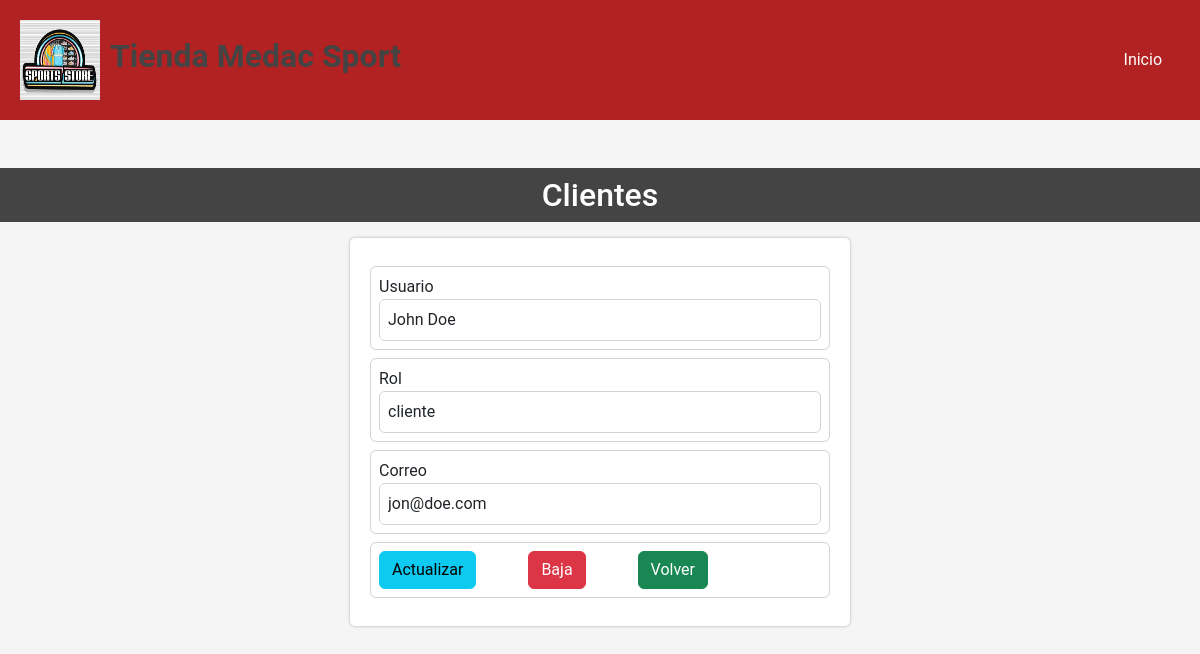
The app's page /mantenimiento/usuarios.php?id=27 (signed in) with its own data.
### tables this page shows
CREATE TABLE `usuarios` (
  `id` int(11) NOT NULL,
  `usuario` varchar(250) NOT NULL,
  `pass` varchar(100) NOT NULL,
  `roles` enum('cliente','administrador') DEFAULT 'cliente',
  `correo` varchar(100) NOT NULL
);

### servicios/modelo/database.php (called while the page is built, shortened)
<?php
class Database{
    public function __construct(){
        try{
            $dsn = "mysql:host=localhost; dbname=carritocompra; charset=UTF8";
            $this->conexion = new PDO($dsn, "root", "");
        }
        catch(PDOException $e){
            echo "Error: ".$e->getMessage();
        }
    }
}

### servicios/modelo/usuariomodel.php (called while the page is built, shortened)
<?php
require_once("database.php");
class Usuarios extends Database{
    public function consultaUsuarios($idusuario){
        try{
            if($idusuario==0){
                $sql="SELECT * FROM usuarios ORDER BY usuario ASC";
            }else{
                $sql="SELECT * FROM usuarios WHERE id = $idusuario";
            }
            $stmt=$this->conexion->query($sql);
            if($idusuario==0){
                $tablausuarios=$stmt->fetchAll(PDO::FETCH_ASSOC);
            }else{
                $tablausuarios=$stmt->fetch(PDO::FETCH_ASSOC);
            }
            return $tablausuarios;
        }catch(PDOException $e){
            return array('codigo'=>'99','mensaje'=>'Error: '.$e->getMessage());
        }
    }
}

### mantenimiento/usuarios.php (the view, shortened to what this page needs)
<?php
include("../servicios/modelo/usuariomodel.php");
try {
    $usuario = new Usuarios();
    $id = 0;
    $usuarios = $usuario->consultaUsuarios($id);
    if (isset($_GET['id'])) {
        $id = $_GET['id'];
        $usuarios = $usuario->consultaUsuarios($id);
    }
} catch (Exception $e) {
    $mensajes = $e->getMessage();
}
?>
<!DOCTYPE html>
<html lang="en">
<head>
    <link rel="stylesheet" href="https://cdn.jsdelivr.net/npm/bootstrap@5.2.3/dist/css/bootstrap.min.css" />
    <link rel="stylesheet" href="../css/style.css" />
</head>
<body>
    <header class="header">
        <div class="header-top">
            <img src="../img/tiendalogo.jpg" alt="logo" class="logo" width="50px" height="50px" />
            <h1>Tienda Medac Sport</h1>
        </div>
        <nav>
            <a href="mantenimiento.php">Inicio</a>
        </nav>
    </header>
    <h2>Clientes</h2>
    <div class="contenedor">
        <?php if (!isset($_GET['id'])) : ?>
            <table class="tabla">
                <thead>
                    <tr>
                        <th>ID</th>
                        <th>Usuario</th>
                        <th>Contraseña</th>
                        <th>Rol</th>
                        <th>Correo</th>
                        <th>Editar</th>
                    </tr>
                </thead>
                <tbody>
                    <?php foreach ($usuarios as $usuario) : ?>
                        <tr>
                            <td><?php echo $usuario['id']; ?></td>
                            <td><?php echo $usuario['usuario']; ?></td>
                            <td><?php echo $usuario['pass']; ?></td>
                            <td><?php echo $usuario['roles']; ?></td>
                            <td><?php echo $usuario['correo']; ?></td>
                            <td><a href="usuarios.php?id=<?php echo $usuario['id']; ?>">Editar</a></td>
                        </tr>
                    <?php endforeach; ?>
                </tbody>
            </table>
        <?php else : ?>
            <form action="#" method="post" class="form">
                <div class="form-control p-2 mt-2">
                    <label for="usuario">Usuario</label>
                    <input type="text" name="usuario" id="usuario" value="<?php echo $usuarios['usuario'] ?? null; ?>" class="form-control">
                </div>
                <div class="form-control p-2 mt-2">
                    <label for="roles">Rol</label>
                    <input type="text" name="roles" id="roles" value="<?php echo $usuarios['roles'] ?? null; ?>" class="form-control">
                </div>
                <div class="form-control p-2 mt-2">
                    <label for="correo">Correo</label>
                    <input type="email" name="correo" id="correo" value="<?php echo $usuarios['correo'] ?? null; ?>" class="form-control">
                </div>
                <div class="form-control p-2 mt-2">
                    <button type="submit" name="actualizar" class=" btn btn-info me-5">Actualizar</button>
                    <button type="submit" name="baja" class=" btn btn-danger me-5">Baja</button>
                    <a href="usuarios.php" class="btn btn-success">Volver</a>
                </div>
            </form>
        <?php endif; ?>
    </div>
</body>
</html>

### css/style.css (style rules this page uses)
* { margin: 0; padding: 0; box-sizing: border-box; }
body { font-family: 'Roboto', sans-serif; background-color: #f5f5f5; user-select: none; }
.header { width: 100%; display: flex; justify-content: space-between; align-items: center; padding: 20px; background-color: firebrick; margin-bottom: 3rem; }
.header .header-top { display: flex; justify-content: center; align-items: center; }
.header .header-top h1 { color: #444; font-size: 2rem; font-weight: bold; }
.header .header-top img { width: 80px; height: 80px; margin-right: 10px; }
.header nav a { color: #fff; text-decoration: none; margin: 0 10px; cursor: pointer; }
.form { width: 100%; max-width: 500px; margin: 0 auto; padding: 20px; background-color: #fff; border-radius: 5px; box-shadow: 0 0 3px rgba(0,0,0,0.3); }
.contenedor { width: 100%; margin:0 auto; }
h2 { text-align: center; color: #fff; background-color: #444; padding: 0.5rem; margin-bottom: 1rem; }
.form { width: 100%; max-width: 500px; margin-bottom: 2rem; padding: 20px; background-color: #fff; border-radius: 5px; box-shadow: 0 0 3px rgba(0,0,0,0.3); }
.form input { width: 100%; padding: 0.5rem; }
a { color: #000; text-decoration: none; padding: 0.5rem; border-radius: 5px; }

### records on screen
usuarios: usuario "John Doe", roles "cliente", correo "jon@doe.com"
